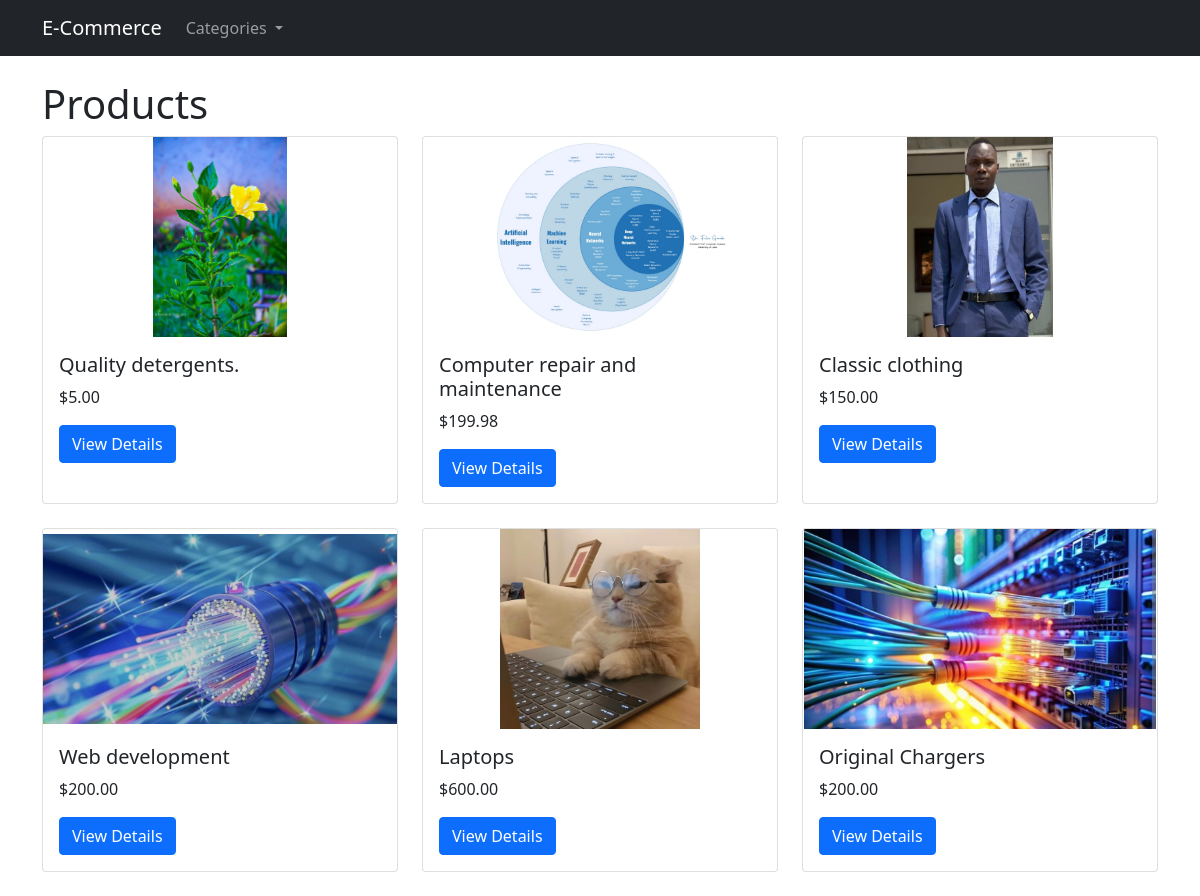
The page / on the database its author committed.
### store/models.py (models this page shows, shortened)
class Product(models.Model):
    category = models.ForeignKey(Category, related_name='products', on_delete=models.CASCADE)
    title = models.CharField(max_length=150)
    slug = models.SlugField(max_length=150, unique=True)
    description = models.TextField()
    image = models.ImageField(upload_to='products/', default='products/default.png')
    price = models.DecimalField(max_digits=10, decimal_places=2)
    available = models.BooleanField(default=True)
    created = models.DateTimeField(auto_now_add=True)
    updated = models.DateTimeField(auto_now=True)
    class Meta:
        ordering = ('-created',)
    def get_absolute_url(self):
        return reverse('store:product_detail', args=[self.id, self.slug])

### store/views.py (the view)
# urls.py: path('', views.product_list, name='product_list'),
def product_list(request, category_slug=None):
    category = None
    categories = Category.objects.all()
    products = Product.objects.filter(available=True)
    if category_slug:
        category = get_object_or_404(Category, slug=category_slug)
        products = products.filter(category=category)
    return render(request, 'store/product/list.html', {
        'category': category,
        'categories': categories,
        'products': products
    })

### store/models.py (called while the page is built)
    def get_absolute_url(self):
        return reverse('store:product_list_by_category', args=[self.slug])

### store/templates/store/product/list.html (shortened to what this page needs)
{% extends "store/base.html" %}
{% block content %}
    <h1>{% if category %}{{ category.name }}{% else %}Products{% endif %}</h1>
    <div class="row">
        {% for product in products %}
            <div class="col-md-4 mb-4">
                <div class="card h-100">
                    <img src="{{ product.image.url }}" class="card-img-top" alt="{{ product.title }}" style="height: 200px; object-fit: contain;">
                    <div class="card-body">
                        <h5 class="card-title">{{ product.title }}</h5>
                        <p class="card-text">${{ product.price }}</p>
                        <a href="{{ product.get_absolute_url }}" class="btn btn-primary">View Details</a>
                    </div>
                </div>
            </div>
        {% empty %}
            <div class="col-12">
                <p>No products available.</p>
            </div>
        {% endfor %}
    </div>
{% endblock %}

### store/templates/store/base.html (shortened to what this page needs)
<!DOCTYPE html>
<html lang="en">
<head>
    <link href="https://cdn.jsdelivr.net/npm/bootstrap@5.1.3/dist/css/bootstrap.min.css" rel="stylesheet">
</head>
<body>
    <nav class="navbar navbar-expand-lg navbar-dark bg-dark">
        <div class="container">
            <a class="navbar-brand" href="{% url 'store:product_list' %}">E-Commerce</a>
            <div class="collapse navbar-collapse" id="navbarNav">
                <ul class="navbar-nav">
                    <li class="nav-item dropdown">
                        <a class="nav-link dropdown-toggle" href="#" id="navbarDropdown" role="button" data-bs-toggle="dropdown">
                            Categories
                        </a>
                    </li>
                </ul>
            </div>
        </div>
    </nav>
    <div class="container mt-4">
        {% block content %}
        {% endblock %}
    </div>
</body>
</html>

### rows shown on the page
Product: image (picture), title "Quality detergents.", price "5.00"
Product: image (picture), title "Computer repair and maintenance", price "199.98"
Product: image (picture), title "Classic clothing", price "150.00"
Product: image (picture), title "Web development", price "200.00"
Product: image (picture), title "Laptops", price "600.00"
Product: image (picture), title "Original Chargers", price "200.00"
